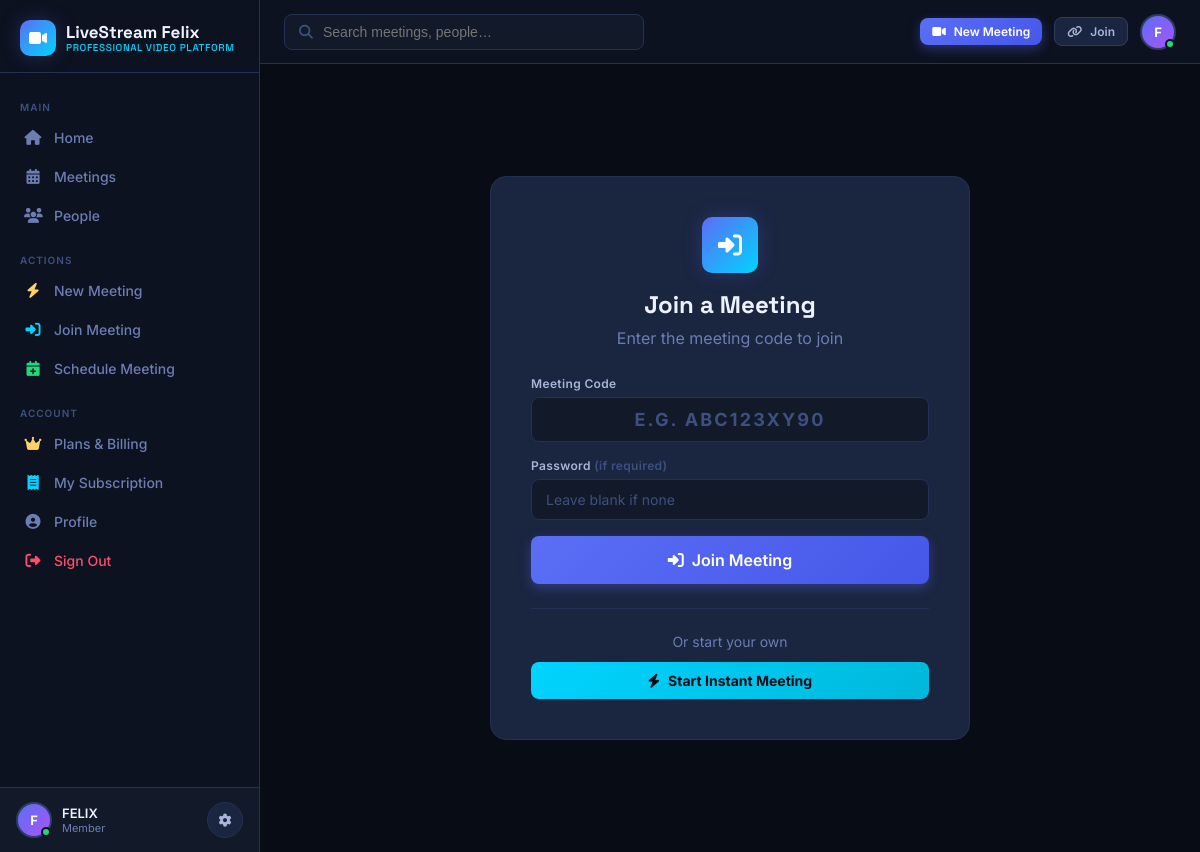
Page /rooms/join/ (signed in) on the committed database.
### accounts/models.py (models this page shows, shortened)
class User(AbstractUser):
    id = models.UUIDField(primary_key=True, default=uuid.uuid4, editable=False)
    avatar = models.ImageField(upload_to='avatars/', null=True, blank=True)
    bio = models.TextField(max_length=300, blank=True)
    job_title = models.CharField(max_length=100, blank=True)
    organization = models.CharField(max_length=150, blank=True)
    is_online = models.BooleanField(default=False)
    last_seen = models.DateTimeField(null=True, blank=True)
    total_meetings = models.PositiveIntegerField(default=0)
    total_minutes = models.PositiveIntegerField(default=0)
    created_at = models.DateTimeField(auto_now_add=True)
    @property
    def initials(self):
        parts = (self.get_full_name() or self.username).split()
        return ''.join(p[0].upper() for p in parts[:2])

### rooms/views.py (the view, shortened to what this page needs)
# urls.py: path('join/', views.join_room, name='join'),
@login_required
def join_room(request):
    return render(request, 'rooms/join.html')

### templates/rooms/join.html (shortened to what this page needs)
{% extends "base.html" %}
{% block content %}
<div style="max-width:480px;margin:80px auto;">
  <div class="lsf-card" style="text-align:center;padding:40px;">
    <div class="lsf-logo-icon" style="width:56px;height:56px;font-size:24px;margin:0 auto 16px;"><i class="fa-solid fa-right-to-bracket"></i></div>
    <h2 style="font-family:var(--font-display);font-size:24px;font-weight:700;margin-bottom:8px;">Join a Meeting</h2>
    <p style="color:var(--text-3);margin-bottom:28px;">Enter the meeting code to join</p>
    <form method="POST">
      <div class="lsf-form-group" style="text-align:left;">
        <label class="lsf-label">Meeting Code</label>
        <input class="lsf-input" type="text" name="code" placeholder="e.g. ABC123XY90"
               style="text-transform:uppercase;letter-spacing:0.12em;font-size:18px;font-weight:700;text-align:center;"
               maxlength="20" autofocus>
      </div>
      <div class="lsf-form-group" style="text-align:left;">
        <label class="lsf-label">Password <span style="color:var(--text-4);">(if required)</span></label>
        <input class="lsf-input" type="password" name="password" placeholder="Leave blank if none">
      </div>
      <button type="submit" class="lsf-btn lsf-btn-primary lsf-btn-full lsf-btn-lg">
        <i class="fa-solid fa-right-to-bracket"></i> Join Meeting
      </button>
    </form>
    <div style="margin-top:24px;padding-top:24px;border-top:1px solid var(--border);">
      <p style="color:var(--text-3);font-size:14px;margin-bottom:12px;">Or start your own</p>
      <a href="{% url 'rooms:instant' %}" class="lsf-btn lsf-btn-cyan lsf-btn-full">
        <i class="fa-solid fa-bolt"></i> Start Instant Meeting
      </a>
    </div>
  </div>
</div>
{% endblock %}

### templates/base.html (shortened to what this page needs)
<!DOCTYPE html>
<html lang="en">
<head>
  <link rel="stylesheet" href="https://cdnjs.cloudflare.com/ajax/libs/font-awesome/6.5.0/css/all.min.css" />
</head>
<body>
{% if user.is_authenticated %}
<div class="lsf-app">
  <aside class="lsf-sidebar" id="sidebar">
    <a href="{% url 'dashboard:home' %}" class="lsf-logo">
      <div class="lsf-logo-icon"><i class="fa-solid fa-video"></i></div>
      <div class="lsf-logo-text">
        LiveStream Felix
        <span>Professional Video Platform</span>
      </div>
    </a>
    <nav class="lsf-nav">
      <div class="lsf-nav-label">Main</div>
      <a href="{% url 'dashboard:home' %}" class="lsf-nav-item {% if request.resolver_match.namespace == 'dashboard' and request.resolver_match.url_name == 'home' %}active{% endif %}">
        <i class="fa-solid fa-house"></i> Home
      </a>
      <a href="{% url 'dashboard:meetings' %}" class="lsf-nav-item {% if request.resolver_match.url_name == 'meetings' %}active{% endif %}">
        <i class="fa-solid fa-calendar-days"></i> Meetings
      </a>
      <a href="{% url 'dashboard:people' %}" class="lsf-nav-item {% if request.resolver_match.url_name == 'people' %}active{% endif %}">
        <i class="fa-solid fa-users"></i> People
      </a>
      <div class="lsf-nav-label" style="margin-top:8px;">Actions</div>
      <a href="{% url 'rooms:instant' %}" class="lsf-nav-item">
        <i class="fa-solid fa-bolt" style="color:var(--yellow)"></i> New Meeting
      </a>
      <a href="{% url 'rooms:join' %}" class="lsf-nav-item">
        <i class="fa-solid fa-right-to-bracket" style="color:var(--cyan)"></i> Join Meeting
      </a>
      <a href="{% url 'rooms:create' %}" class="lsf-nav-item">
        <i class="fa-solid fa-calendar-plus" style="color:var(--green)"></i> Schedule Meeting
      </a>
      <div class="lsf-nav-label" style="margin-top:8px;">Account</div>
      <a href="{% url 'billing:pricing' %}" class="lsf-nav-item {% if request.resolver_match.namespace == 'billing' %}active{% endif %}">
        <i class="fa-solid fa-crown" style="color:var(--yellow)"></i> Plans & Billing
      </a>
      <a href="{% url 'billing:subscription' %}" class="lsf-nav-item">
        <i class="fa-solid fa-receipt" style="color:var(--cyan)"></i> My Subscription
      </a>
      <a href="{% url 'accounts:profile' %}" class="lsf-nav-item {% if request.resolver_match.url_name == 'profile' %}active{% endif %}">
        <i class="fa-solid fa-user-circle"></i> Profile
      </a>
      <a href="{% url 'accounts:logout' %}" class="lsf-nav-item" style="color:var(--red);">
        <i class="fa-solid fa-right-from-bracket"></i> Sign Out
      </a>
    </nav>
    <div class="lsf-sidebar-user">
      <div class="lsf-avatar online">
        {% if user.avatar %}<img src="{{ user.avatar.url }}" alt="">{% else %}{{ user.initials }}{% endif %}
      </div>
      <div class="lsf-user-meta">
        <div class="lsf-user-name">{{ user.get_full_name|default:user.username }}</div>
        <div class="lsf-user-sub">{{ user.job_title|default:"Member" }}</div>
      </div>
      <a href="{% url 'accounts:profile' %}" class="lsf-btn lsf-btn-icon lsf-btn-sm" title="Settings">
        <i class="fa-solid fa-gear" style="font-size:13px;"></i>
      </a>
    </div>
  </aside>
  <div class="lsf-main">
    <header class="lsf-topbar">
      <div class="lsf-search">
        <i class="fa-solid fa-magnifying-glass"></i>
        <input type="text" placeholder="Search meetings, people…" id="globalSearch">
      </div>
      <div style="margin-left:auto;display:flex;align-items:center;gap:12px;">
        <a href="{% url 'rooms:instant' %}" class="lsf-btn lsf-btn-primary lsf-btn-sm">
          <i class="fa-solid fa-video"></i> New Meeting
        </a>
        <a href="{% url 'rooms:join' %}" class="lsf-btn lsf-btn-secondary lsf-btn-sm">
          <i class="fa-solid fa-link"></i> Join
        </a>
        <div class="lsf-avatar online" style="cursor:pointer;">
          {% if user.avatar %}<img src="{{ user.avatar.url }}" alt="">{% else %}{{ user.initials }}{% endif %}
        </div>
      </div>
    </header>
    <main class="lsf-content">
      {% block content %}{% endblock %}
    </main>
  </div>
</div>
{% else %}
  {% block auth_content %}{% endblock %}
{% endif %}
</body>
</html>

### rows in the picture
User: initials "F", get_full_name "FELIX", job_title "Member"
